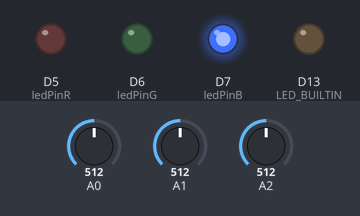
The sketch below on a simulated Arduino Nano 33 IoT. On the bench: output pins drawn as LEDs (lit = HIGH). The inputs (shaded band) are chosen by the test bench; at power-on: A0 = 512, A1 = 512, A2 = 512. Random numbers use the default seed unless the sketch sets one; nothing arrives over Bluetooth unless stated; a phone connects over Bluetooth LE 3 s after start.

Above: at 0.1 s.
At 3.1 s:
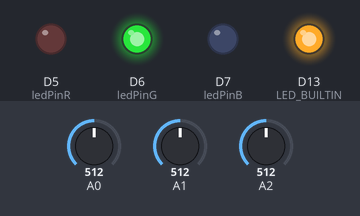
Timing chart, 0 to 4.6 s (numbered marks = the images above):
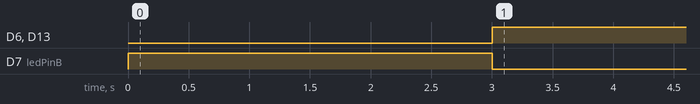

The sketch:

multimeter_arduino.ino
```cpp
#include <ArduinoBLE.h>
#include <stdlib.h>
//#include <ArduinoUniqueID.h>

BLEService multimeterService("1101");
BLECharacteristic latestValue("2101", BLERead|BLENotify, 8);
BLEIntCharacteristic activeSensor("2110", BLERead|BLEWrite);
unsigned char bytes[8];
uint32_t current_sensor = 0;
int ledPinR = 5;
int ledPinG = 6;
int ledPinB = 7;


// 0 = voltage
// 1 = Current
// 2 = Resistance

// Set value to true or false to control if random data is used or not
bool generate_random = false;


void setup()
{
  // put your setup code here, to run once:
  //Serial.begin(9600);
  //while(!Serial);
  //attachInterrupt(digitalPinToInterrupt(2), buttonPress, RISING);


  pinMode(LED_BUILTIN, OUTPUT);
  pinMode(ledPinR, OUTPUT);
  pinMode(ledPinG, OUTPUT);
  pinMode(ledPinB, OUTPUT);

  // begin initialization
  if (!BLE.begin())
  {
    //Serial.println("starting Bluetooth® Low Energy module failed!");
    while(1);
  }
  BLE.setLocalName("BMM BLE1");
  BLE.setDeviceName("BMM BLE1");
  BLE.setAdvertisedService(multimeterService);
  multimeterService.addCharacteristic(latestValue);
  multimeterService.addCharacteristic(activeSensor);
  BLE.addService(multimeterService);


  activeSensor.writeValue(0);


  BLE.advertise();
  //Serial.println("Bluetooth device active, waiting for connections...");

  // Set LED Blue
  analogWrite(ledPinR, 0);
  analogWrite(ledPinG, 0);
  analogWrite(ledPinB, 255);
}

void loop()
{
  // put your main code here, to run repeatedly:

  BLEDevice central = BLE.central();

  if(central)
  {
    int output_number1 = 30;
    int output_number2 = 30;
    int output_number3 = 30;


    //Serial.print("Connected to central: ");
    //Serial.println(central.address());

    while(central.connected())
    {
      // Set LED Green
      analogWrite(ledPinR, 0);
      analogWrite(ledPinG, 255);
      analogWrite(ledPinB, 0);
      digitalWrite(LED_BUILTIN, HIGH);
      activeSensor.readValue(current_sensor);
      //Serial.println("Current Sensor");
      //Serial.println(current_sensor);


      if(generate_random){
        int random_number1 = rand() % 2;
        int random_number2 = rand() % 2;
        int random_number3 = rand() % 2;
        switch(random_number1){
          case 0:
            output_number1 += 1;
            break;
          case 1:
            output_number1 -= 1;
            break;
        }
        switch(random_number2){
          case 0:
            output_number2 += 1;
            break;
          case 1:
            output_number2 -= 1;
            break;
        }
        switch(random_number3){
          case 0:
            output_number3 += 1;
            break;
          case 1:
            output_number3 -= 1;
            break;
        }

        int result_output1 = output_number1 * 1000;
        int result_output2 = output_number2 * 1000;
        int result_output3 = output_number3 * 1000;

        bytes[5] = highByte(result_output3);
        bytes[4] = lowByte(result_output3);
        bytes[3] = highByte(result_output2);
        bytes[2] = lowByte(result_output2);
        bytes[1] = highByte(result_output1);
        bytes[0] = lowByte(result_output1);


      }else{
        //Serial.println("Analog Read!");

        //Serial.println(analog_value);

        // Voltage
        int voltage_value = analogRead(0);
        voltage_value = map(voltage_value, 0, 1023, 0, 25000);
        voltage_value = voltage_value*(3.3/5);

        // Current
        int current_value = analogRead(1);
        current_value = map(current_value, 0, 1023, -30000, 30000);
        current_value = current_value*(5/3.3);

        // Resistance
        int resistance_value = analogRead(2);
        int sensor_value = map(resistance_value, 0, 1023, 0, 3300);
        if(sensor_value != 0){
          resistance_value = (10000 * (3300 - sensor_value))/sensor_value;
        }else{
          resistance_value = -1;
        }


        bytes[5] = highByte(resistance_value);
        bytes[4] = lowByte(resistance_value);
        bytes[3] = highByte(current_value);
        bytes[2] = lowByte(current_value);
        bytes[1] = highByte(voltage_value);
        bytes[0] = lowByte(voltage_value);

      }

      //Serial.println("Still Connected!");

      //Serial.println(current_sensor);


      //Serial.println("Converted Analog Read!");
      //Serial.println(analog_value);

      bytes[7] = 0x0;
      bytes[6] = 0x0;


      latestValue.writeValue(bytes, 8);
      delay(100);

    }
    // Set LED Blue
    analogWrite(ledPinR, 0);
    analogWrite(ledPinG, 0);
    analogWrite(ledPinB, 255);
    digitalWrite(LED_BUILTIN, LOW);

    //Serial.print("Disconnected from central: ");
    //Serial.println(central.address());

    BLE.advertise();
    //Serial.println("Bluetooth device active, waiting for connections...");
  }


}
```

Measured:
- by itself, D6 (ledPinG), D13 (LED_BUILTIN): LOW → HIGH at 3.0 s
- by itself, D7 (ledPinB): HIGH → LOW at 3.0 s
